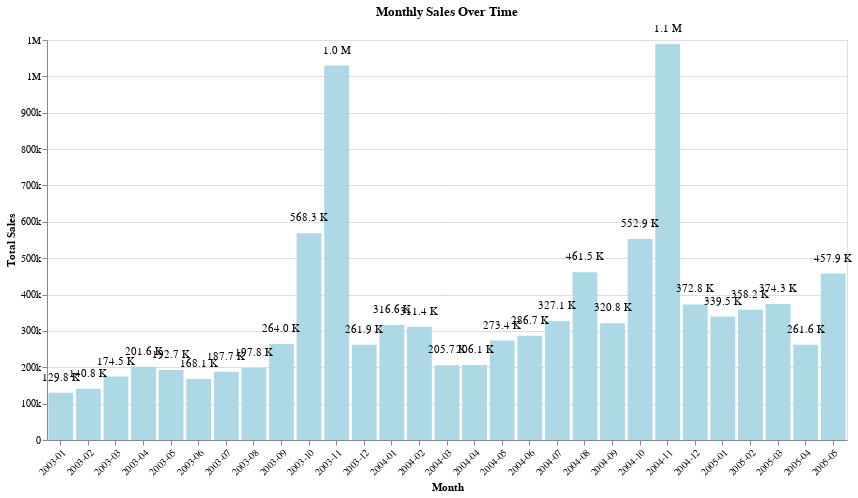

Notebook cell for this chart:
### Code cell
# First, we need to regenerate the 'YearMonth' column and group the sales by month

# Extract the month and year from the ORDERDATE for grouping
data['YearMonth'] = data['ORDERDATE'].dt.to_period('M')

# Group by YearMonth and sum the SALES
monthly_sales_alt = data.groupby('YearMonth')['SALES'].sum().reset_index()

# Convert the 'YearMonth' back to string for Altair to handle it properly
monthly_sales_alt['YearMonth'] = monthly_sales_alt['YearMonth'].astype(str)

# Convert the SALES column to a human-readable format
monthly_sales_alt['ReadableSales'] = monthly_sales_alt['SALES'].apply(human_readable_number)

# Create the Altair chart with improved aesthetics
chart = alt.Chart(monthly_sales_alt).mark_bar(color='lightblue').encode(
    x=alt.X('YearMonth:O', title='Month', axis=alt.Axis(labelAngle=-45)),
    y=alt.Y('SALES:Q', title='Total Sales', axis=alt.Axis(format=".1s")),
    tooltip=['YearMonth', 'ReadableSales']
).properties(
    title='Monthly Sales Over Time',
    width=800,
    height=400
)

# Add text labels on top of the bars
text = chart.mark_text(
    align='center',
    baseline='bottom',
    dy=-10  # Nudge text upwards
).encode(
    text='ReadableSales:O'
)

# Combine the chart with bars and text labels
final_chart = (chart + text)

final_chart

### Figure 1 — Vega-Lite specification as saved in the notebook (floating-point values rounded to 4 significant figures)
{"config": {"view": {"continuousWidth": 300, "continuousHeight": 300}}, "layer": [{"mark": {"type": "bar", "color": "lightblue"}, "encoding": {"tooltip": [{"field": "YearMonth", "type": "nominal"}, {"field": "ReadableSales", "type": "nominal"}], "x": {"axis": {"labelAngle": -45}, "field": "YearMonth", "title": "Month", "type": "ordinal"}, "y": {"axis": {"format": ".1s"}, "field": "SALES", "title": "Total Sales", "type": "quantitative"}}, "title": "Monthly Sales Over Time"}, {"mark": {"type": "text", "align": "center", "baseline": "bottom", "dy": -10}, "encoding": {"text": {"field": "ReadableSales", "type": "ordinal"}, "tooltip": [{"field": "YearMonth", "type": "nominal"}, {"field": "ReadableSales", "type": "nominal"}], "x": {"axis": {"labelAngle": -45}, "field": "YearMonth", "title": "Month", "type": "ordinal"}, "y": {"axis": {"format": ".1s"}, "field": "SALES", "title": "Total Sales", "type": "quantitative"}}, "title": "Monthly Sales Over Time"}], "data": {"name": "data-5c622e1dc820fa92cea9947ea6aa2793"}, "height": 400, "width": 800, "$schema": "https://vega.github.io/schema/vega-lite/v5.8.0.json", "datasets": {"data-5c622e1dc820fa92cea9947ea6aa2793": [{"YearMonth": "2003-01", "SALES": 129800.0, "ReadableSales": "129.8 K"}, {"YearMonth": "2003-02", "SALES": 140800.0, "ReadableSales": "140.8 K"}, {"YearMonth": "2003-03", "SALES": 174500.0, "ReadableSales": "174.5 K"}, {"YearMonth": "2003-04", "SALES": 201600.0, "ReadableSales": "201.6 K"}, {"YearMonth": "2003-05", "SALES": 192700.0, "ReadableSales": "192.7 K"}, {"YearMonth": "2003-06", "SALES": 168100.0, "ReadableSales": "168.1 K"}, {"YearMonth": "2003-07", "SALES": 187700.0, "ReadableSales": "187.7 K"}, {"YearMonth": "2003-08", "SALES": 197800.0, "ReadableSales": "197.8 K"}, {"YearMonth": "2003-09", "SALES": 264000.0, "ReadableSales": "264.0 K"}, {"YearMonth": "2003-10", "SALES": 568300.0, "ReadableSales": "568.3 K"}, {"YearMonth": "2003-11", "SALES": 1030000.0, "ReadableSales": "1.0 M"}, {"YearMonth": "2003-12", "SALES": 261900.0, "ReadableSales": "261.9 K"}, {"YearMonth": "2004-01", "SALES": 316600.0, "ReadableSales": "316.6 K"}, {"YearMonth": "2004-02", "SALES": 311400.0, "ReadableSales": "311.4 K"}, {"YearMonth": "2004-03", "SALES": 205700.0, "ReadableSales": "205.7 K"}, {"YearMonth": "2004-04", "SALES": 206100.0, "ReadableSales": "206.1 K"}, {"YearMonth": "2004-05", "SALES": 273400.0, "ReadableSales": "273.4 K"}, {"YearMonth": "2004-06", "SALES": 286700.0, "ReadableSales": "286.7 K"}, {"YearMonth": "2004-07", "SALES": 327100.0, "ReadableSales": "327.1 K"}, {"YearMonth": "2004-08", "SALES": 461500.0, "ReadableSales": "461.5 K"}, {"YearMonth": "2004-09", "SALES": 320800.0, "ReadableSales": "320.8 K"}, {"YearMonth": "2004-10", "SALES": 552900.0, "ReadableSales": "552.9 K"}, {"YearMonth": "2004-11", "SALES": 1089000.0, "ReadableSales": "1.1 M"}, {"YearMonth": "2004-12", "SALES": 372800.0, "ReadableSales": "372.8 K"}, {"YearMonth": "2005-01", "SALES": 339500.0, "ReadableSales": "339.5 K"}, {"YearMonth": "2005-02", "SALES": 358200.0, "ReadableSales": "358.2 K"}, {"YearMonth": "2005-03", "SALES": 374300.0, "ReadableSales": "374.3 K"}, {"YearMonth": "2005-04", "SALES": 261600.0, "ReadableSales": "261.6 K"}, {"YearMonth": "2005-05", "SALES": 457900.0, "ReadableSales": "457.9 K"}]}}
